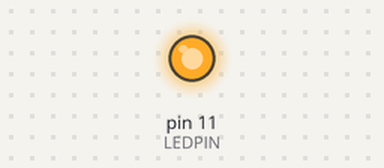
Bench run of a sketch on a simulated Arduino Uno, built with avr-gcc and run on an emulated ATmega328P. Shown: output pins drawn as LEDs (lit = HIGH).

Above: at 0.05 s.
At 0.55 s:
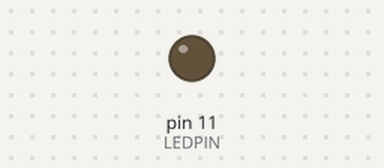
Timing chart, 0 to 3.0 s (numbered marks = the images above):
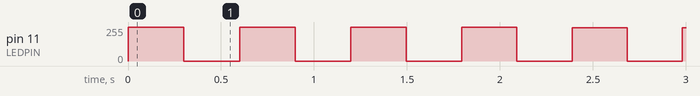

The sketch:

Blink_Classwork.ino
```cpp
int LEDPIN = 11;
int delayTime = 300;
int val = 255;

void setup() {
  // put your setup code here, to run once:
  pinMode(LEDPIN, OUTPUT);
}

void loop() {
  // put your main code here, to run repeatedly:
  analogWrite(LEDPIN, val--);
  delay(delayTime);
  digitalWrite(LEDPIN, LOW);
  delay(delayTime--);
}
```
